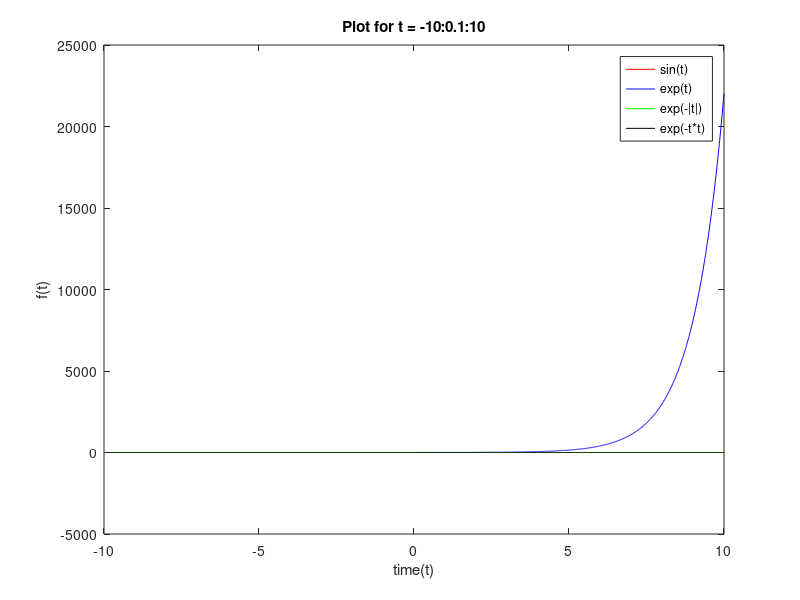

MATLAB code to generate this figure:
t = -10:0.01:10;

w = sin(t);
plot(t,w,'-r');

hold on;
x = exp(t);
plot(t,x,'-b');

hold on;
y = exp(-abs(t));
plot(t,y,'-g');

hold on;
z = exp((-1*t).*(t));
plot(t,z,'-k');

title("Plot for t = -10:0.1:10");
xlabel('time(t)');
ylabel('f(t)');
legend('sin(t)','exp(t)','exp(-|t|)','exp(-t*t)');